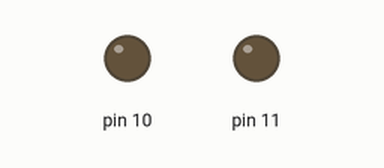
The sketch below on a simulated Teensy 4. Shown: output pins drawn as LEDs (lit = HIGH).

Above: at 0.05 s.
At 5.5 s:
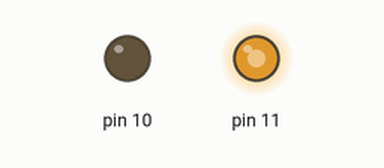
At 11.0 s:
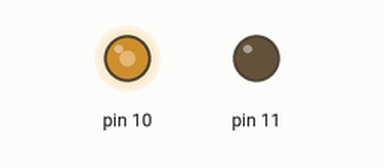
Timing chart, 0 to 14.3 s (numbered marks = the images above):
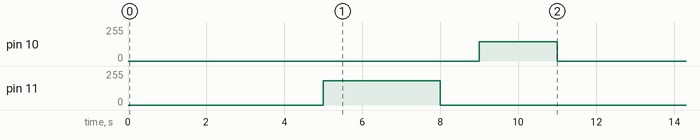

Measured:
- by itself, pin 10: alternates 146/255 for 2.0 s and 0/255 for 9.0 s
- by itself, pin 11: alternates 182/255 for 3.0 s and 0/255 for 8.0 s

The sketch:

test.ino
```cpp
#include <Taladro.h>
Funciones t;
void setup()
{
pinMode(11,OUTPUT);
pinMode(10,OUTPUT);
}
void loop()
{
int kita = 3;
t.tiempo(kita+2);
if((((kita+3)*12)+100) > 230)
  t.atornillar(11,10,230);
else
  t.atornillar(11,10,kita+3);
t.tiempo(kita);
t.apagar(11,10);
t.tiempo(1);
if(((kita*12)+100) > 230)
  t.desatornillar(11,10,230);
else
  t.desatornillar(11,10,kita);
t.tiempo(kita-1);
t.apagar(11,10);
}
```

Taladro.h
```cpp
#ifndef Taladro_H
#define Taladro_H
#include <Arduino.h>
class Funciones
{
    public:
    void atornillar(int pin, int pin2, int velocidad);
    void desatornillar(int pin, int pin2, int velocidad);
    void tiempo(int segundos);
    void apagar(int pin, int pin2);
};
#endif
```
